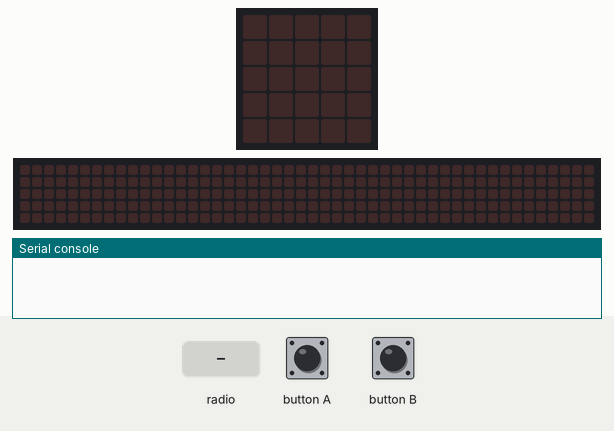
Simulated run of this program. Board: BBC micro:bit (MakeCode). Shown: the board's 5×5 LED display, a strip that is not on the board, showing the scrolling text unrolled, the last lines printed to the serial console. The test bench sets the inputs (shaded band). No radio messages arrive unless stated (any console line starting 'radio sent:' is added by the test bench); the 48×5 strip is a reading aid, not a part: it shows the text the display is scrolling, unrolled, one strip-width of it at a time.

Above: at 1.2 s.
1.3 s: button B pressed for 0.15 s
At 1.52 s:
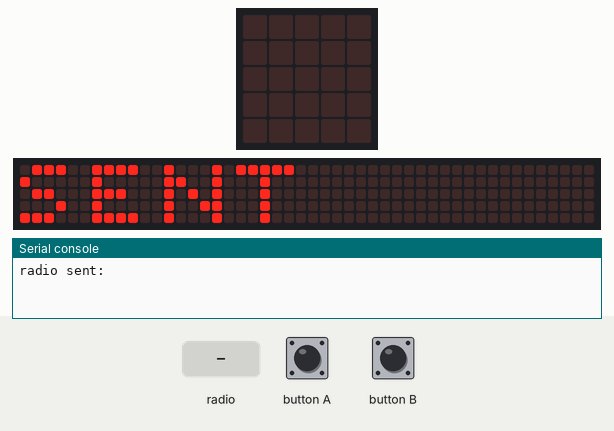
4.3 s: button A pressed for 0.15 s
At 6.02 s:
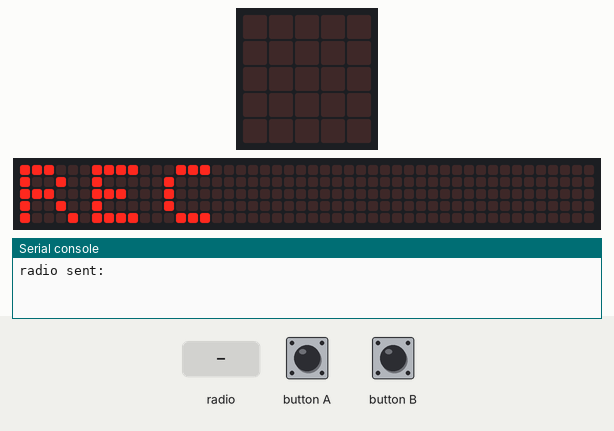
7.4 s: radio message "1" arrives
At 10.3 s:
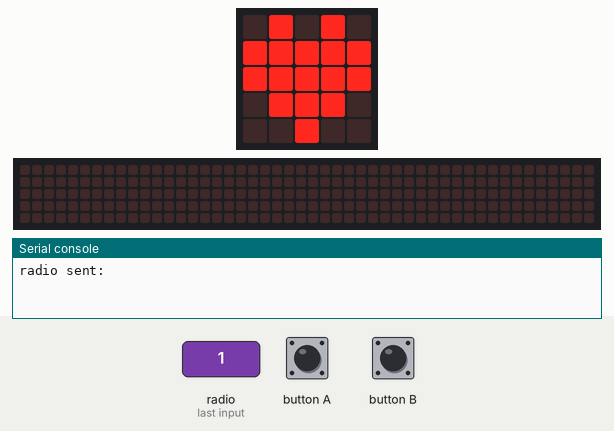
10.4 s: button B pressed for 0.15 s
At 10.82 s:
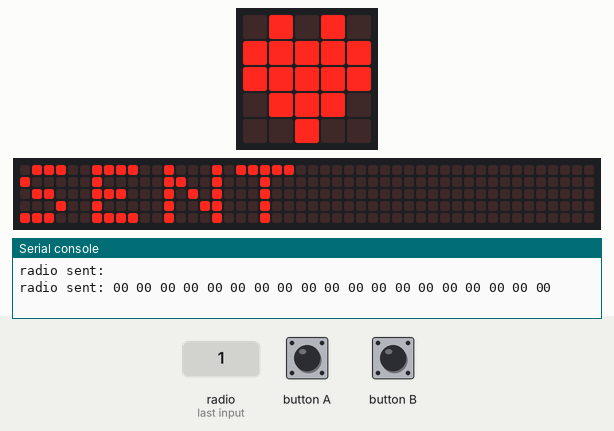
16.5 s: button A pressed 2 times (0.12 s each, 0.3 s apart)
At 17.91 s:
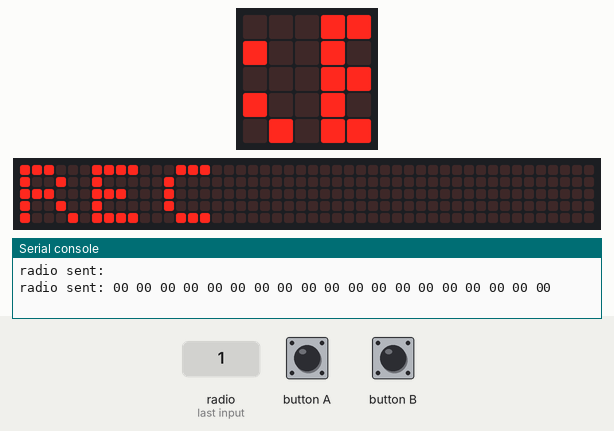
20.1 s: button B pressed for 0.15 s
At 25.41 s:
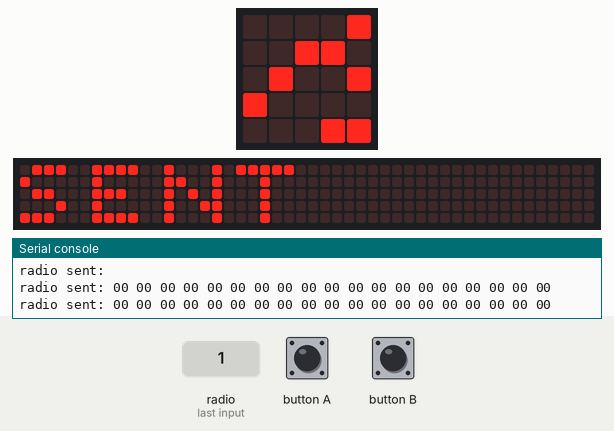

Measured:
- after the input at 1.3 s, the display: changes after 0.15 s (image 1)
- after the input at 4.3 s, the display: first differs from a run without the input after 1.7 s (image 2)
- after the input at 7.4 s, the display: first differs from a run without the input after 2.8 s (image 3)
- after the input at 10.4 s, the display: changes after 0.35 s (image 4)
- after the input at 16.5 s, the display: first changes after 0.12 s (image 5 shows a later state)
- after the input at 20.1 s, the display: first differs from a run without the input after 4.9 s (image 6 shows a later state)

The program:

main.ts
```typescript
namespace voicechat {
    let lastClip: Buffer = null
    let isRecording: boolean = false

    //% block="start recording for $ms milliseconds"
    //% ms.shadow="timePicker"
    export function startRecording(ms: number): void {
        isRecording = true
        lastClip = control.createBuffer(ms) // Simulated buffer (replace with real recording in C++)
        control.raiseEvent(9990, ms) // Signal recording started (can use in listener blocks)
        isRecording = false
    }

    //% block="get last voice clip"
    export function getLastClip(): Buffer {
        return lastClip
    }

    //% block="play last voice clip"
    export function playLastClip(): void {
        if (lastClip) {
            control.raiseEvent(9991, lastClip.length)
        } else {
            basic.showIcon(IconNames.No)
        }
    }

    //% block="is recording in progress"
    export function recordingInProgress(): boolean {
        return isRecording
    }
}
```

test.ts
```typescript
input.onButtonPressed(Button.A, function () {
    basic.showString("REC")
    voicechat.startRecording(3000)
    basic.showIcon(IconNames.Yes)
})

input.onButtonPressed(Button.B, function () {
    let clip = voicechat.getLastClip()
    radio.sendBuffer(clip)
    basic.showString("SENT")
})

radio.onReceivedBuffer(function (clip: Buffer) {
    basic.showIcon(IconNames.Heart)
    // Simulate playback trigger
    control.raiseEvent(9991, clip.length)
})
```
